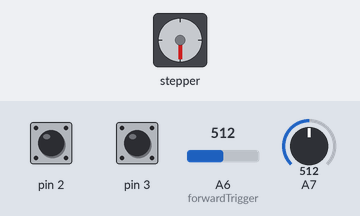
Recording of a sketch running on a simulated Arduino Uno, built with avr-gcc and run on an emulated ATmega328P. Shown: stepper motor. The inputs (shaded band) are chosen by the test bench; at power-on: A6 (forwardTrigger) = 512, pin 2 HIGH, pin 3 HIGH, A7 = 512. Stepper angles assume 200 steps per turn.

Above: at 1.25 s.
1.3 s: A6 (forwardTrigger) set to 128
At 2.05 s:
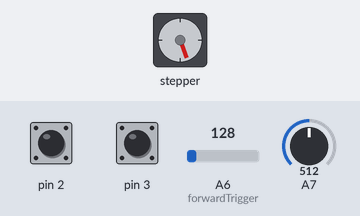
4.3 s: A6 (forwardTrigger) set to 108
At 5.3 s:
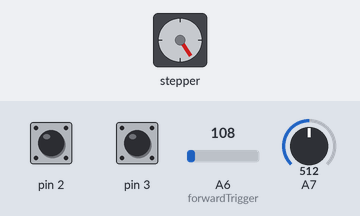
5.8 s: A6 (forwardTrigger) set to 122
At 7.75 s:
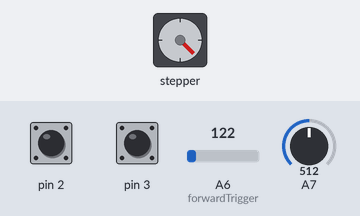
8.8 s: A6 (forwardTrigger) set to 0
Timing chart, 0 to 18.8 s (numbered marks = the images above; inputs shaded):
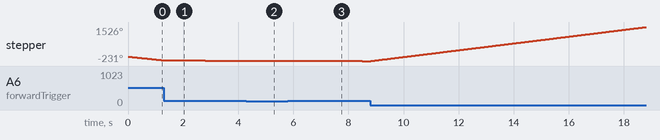

Measured:
- the behaviour switches between 116 and 115 on A6 (forwardTrigger) (found by bisection; images 1 and 2)
- after the input at 4.3 s, stepper: stops changing and stays -213°
- after the input at 5.8 s, stepper: keeps turning counter-clockwise at about 7°/s, starting at once

The sketch:

two_steppers_one_joystick.ino
```cpp
/*
  Dual Stepper Motor Control (Arduino UNO R3)
  Controls the speed and direction of two stepper motors
  via two analog inputs. Used to achieve two-dimensional
  movement controlled by a joystick. End-of-track sensors
  prevent damage to the structure and motors.
  Based on "Speed Control" example of the Stepper lib.
  Please note the Stepper library produces a bipolar sequence.
  By swapping the two middle cables, a unipolar seq. is obtained.
  By Eduardo Rivas, David Escobar y Ángel Moreno
  for Universidad Don Bosco of El Salvador, 2013.
*/

#include <Stepper.h>

// Set steps per revolution
const int PPR = 200;

// Motor Y in pins 10-13
Stepper motor1(PPR, 30, 31, 32, 33);
// Motor X in pins 6-9
Stepper motor2(PPR, 24, 25, 26, 27);

void setup() {
  // Pins 2-5 set up as inputs with pullup resistors. Sensors are active-low.
  for (int i = 2; i <= 3; i++)
  {
    pinMode(i, INPUT_PULLUP);
  }
}

void loop() {
  int speed_max = 30;

  // MOTOR 1 CONTROL Y
  int speed_1 = 0;
  int direction_1 = 1;
  // Get joystick position on A1
  int position_1 = analogRead(6);
  // joystick trigger positions
  int forwardLimit = 1, forwardTrigger = 20;
  // idle_1 = 38;
  int backwardTrigger = 100, backwardLimit = 570;
  int triggerValues_1[] = { forwardLimit, forwardTrigger, backwardTrigger, backwardLimit };


  if (position_1 > backwardTrigger and digitalRead(2) == HIGH) {
    speed_1 = map(position_1, backwardTrigger, backwardLimit, 0, speed_max);
    direction_1 = -1;
  }

  if (position_1 < forwardTrigger and digitalRead(3) == HIGH) {
    speed_1 = map(position_1, forwardLimit, forwardTrigger, speed_max, 0);
  }

  if (speed_1 > 0) {
    motor1.setSpeed(speed_1);
    motor1.step(direction_1);
  }

  // MOTOR 2 CONTROL X
  int speed_2 = 0;
  int direction_2 = 1;
  int position_2 = analogRead(7);
  int leftLimit = 0, leftTrigger = 462;
  // idle_2 = 521;
  int rightTrigger = 562, rightLimit = 1023;
  int triggerValues_2[] = { leftLimit, leftTrigger, rightTrigger, rightLimit };

  if (position_2 > rightTrigger and digitalRead(4) == HIGH) {
    speed_2 = map(position_2, rightTrigger, rightLimit, 0, speed_max);
  }

  if (position_2 < leftTrigger and digitalRead(5) == HIGH) {
    speed_2 = map(position_2, leftLimit, leftTrigger, speed_max, 0);
    direction_2 = -1;
  }

  if (speed_2 > 0) {
    motor2.setSpeed(speed_2);
    motor2.step(direction_2);
  }
}
```
